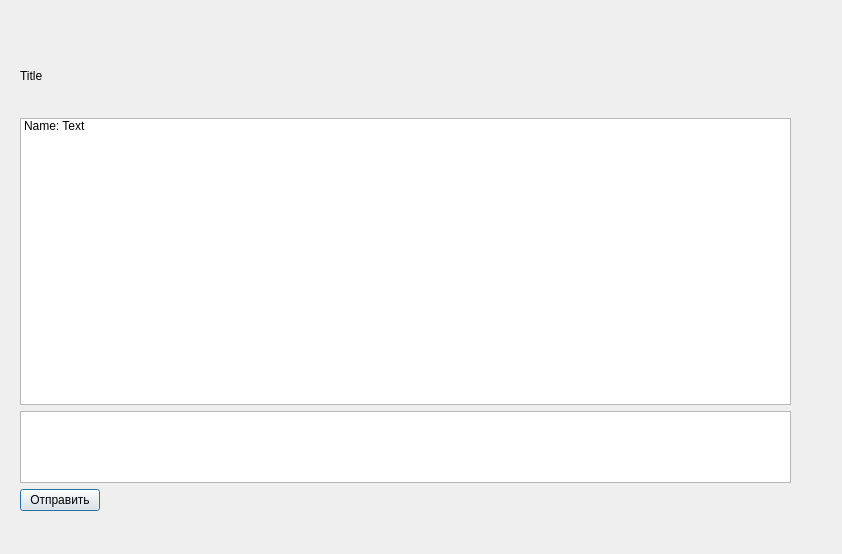
<?xml version="1.0" encoding="UTF-8"?>
<ui version="4.0">
 <class>TaskDialog</class>
 <widget class="QDialog" name="TaskDialog">
  <property name="geometry">
   <rect>
    <x>0</x>
    <y>0</y>
    <width>842</width>
    <height>554</height>
   </rect>
  </property>
  <property name="windowTitle">
   <string>Dialog</string>
  </property>
  <widget class="QWidget" name="layoutWidget">
   <property name="geometry">
    <rect>
     <x>20</x>
     <y>40</y>
     <width>771</width>
     <height>471</height>
    </rect>
   </property>
   <layout class="QVBoxLayout" name="verticalLayout">
    <item>
     <widget class="QLabel" name="label">
      <property name="sizePolicy">
       <sizepolicy hsizetype="Preferred" vsizetype="Preferred">
        <horstretch>0</horstretch>
        <verstretch>1</verstretch>
       </sizepolicy>
      </property>
      <property name="text">
       <string>Title</string>
      </property>
     </widget>
    </item>
    <item>
     <widget class="QListWidget" name="listWidget">
      <property name="sizePolicy">
       <sizepolicy hsizetype="Expanding" vsizetype="Preferred">
        <horstretch>0</horstretch>
        <verstretch>4</verstretch>
       </sizepolicy>
      </property>
      <property name="lineWidth">
       <number>1</number>
      </property>
      <property name="sortingEnabled">
       <bool>false</bool>
      </property>
      <item>
       <property name="text">
        <string>Name: Text</string>
       </property>
      </item>
     </widget>
    </item>
    <item>
     <widget class="QPlainTextEdit" name="plainTextEdit">
      <property name="sizePolicy">
       <sizepolicy hsizetype="Expanding" vsizetype="Preferred">
        <horstretch>0</horstretch>
        <verstretch>1</verstretch>
       </sizepolicy>
      </property>
     </widget>
    </item>
    <item>
     <widget class="QPushButton" name="buttonSendMessage">
      <property name="sizePolicy">
       <sizepolicy hsizetype="Fixed" vsizetype="Fixed">
        <horstretch>0</horstretch>
        <verstretch>0</verstretch>
       </sizepolicy>
      </property>
      <property name="text">
       <string>Отправить</string>
      </property>
      <property name="autoExclusive">
       <bool>false</bool>
      </property>
      <property name="autoDefault">
       <bool>true</bool>
      </property>
      <property name="default">
       <bool>false</bool>
      </property>
      <property name="flat">
       <bool>false</bool>
      </property>
     </widget>
    </item>
   </layout>
  </widget>
 </widget>
 <resources/>
 <connections/>
</ui>
